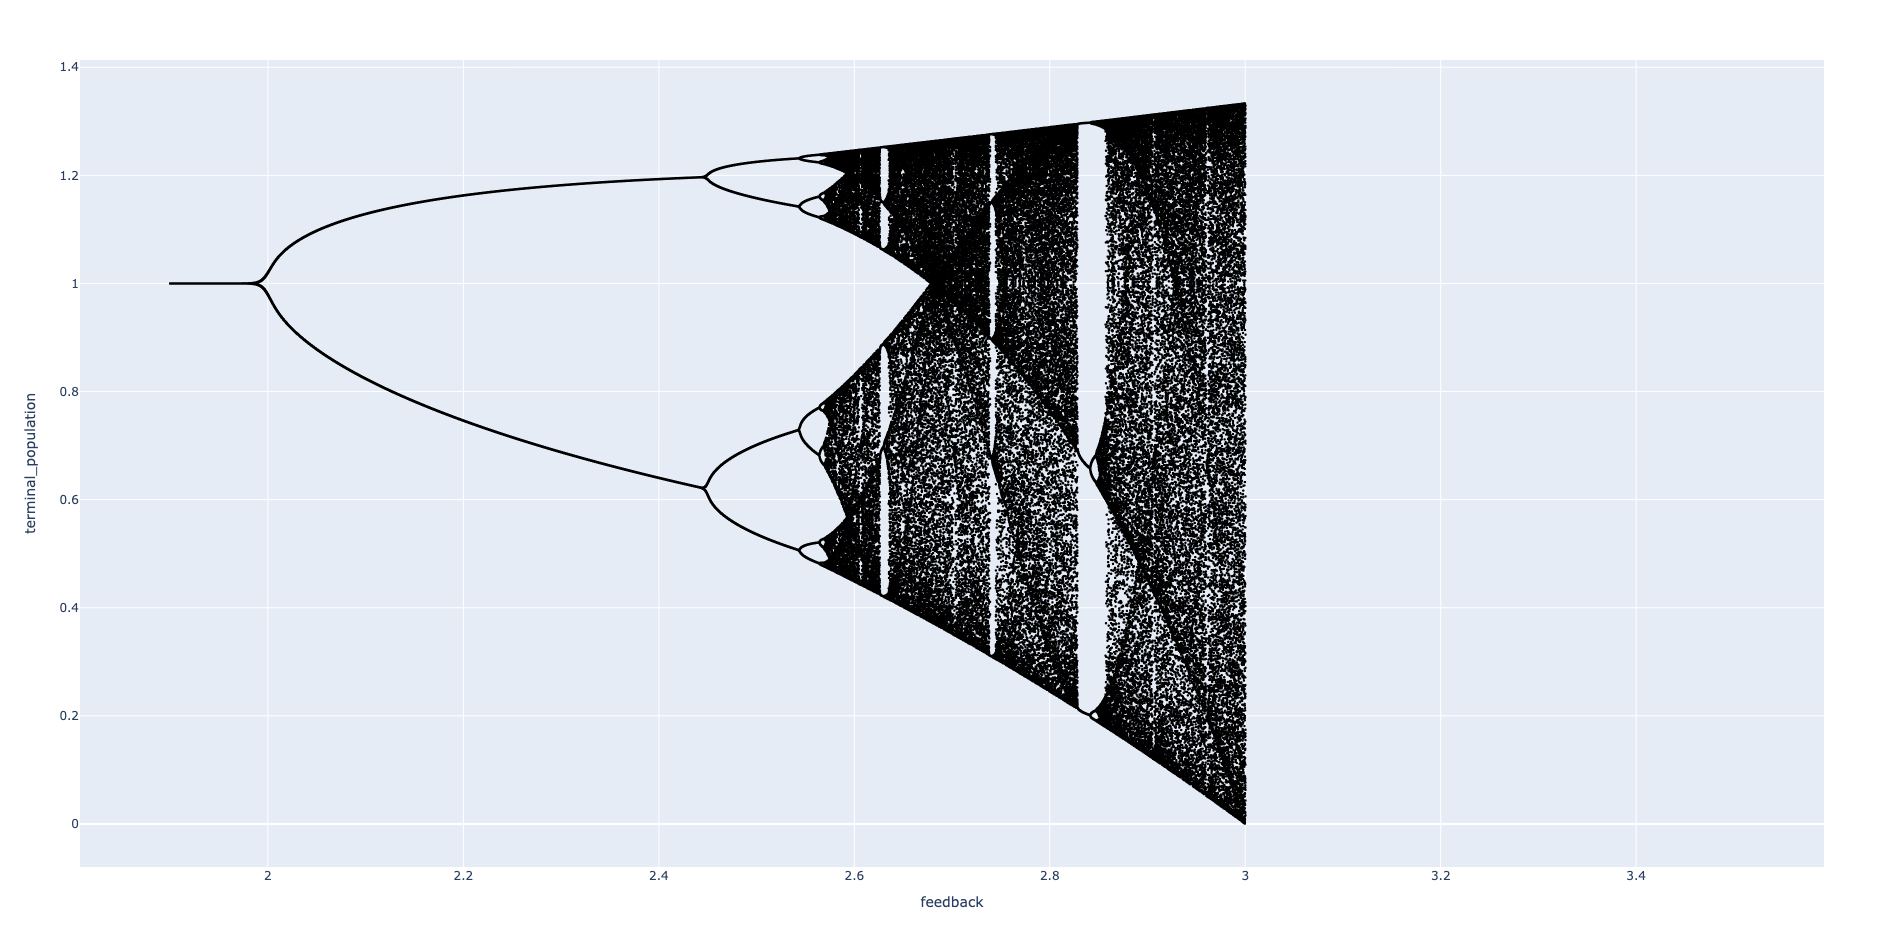

Generate this figure with Python:
import plotly.express as px
import numpy as np
import pandas as pd


def f(p: float, k: float):
    return p + k * p * (1 - p)


def main():
    print('Calculation of Measles-Values')
    print('----------------------------\n\n')

    population: float = 0.0
    p: float = 0.3

    feedback_target: float = 3.5
    feedback_step: float = 0.0001

    maximal_iteration: int = 300

    d: list = []

    for k in np.arange(1.90, feedback_target, feedback_step):
        population = p
        skip = 275
        for i in range(maximal_iteration):
            population = f(population, k)
            if skip > 0:
                skip -= 1
            if skip == 0:
                d.append([k, population])

    df = pd.DataFrame(
        data=d, columns=['feedback', 'terminal_population'])
    fig = px.scatter(df, x='feedback',  y='terminal_population')
    fig.update_traces(marker=dict(size=1, line=dict(width=1, color="Black")),
                      selector=dict(mode='markers'))
    fig.show()


if __name__ == '__main__':
    main()
